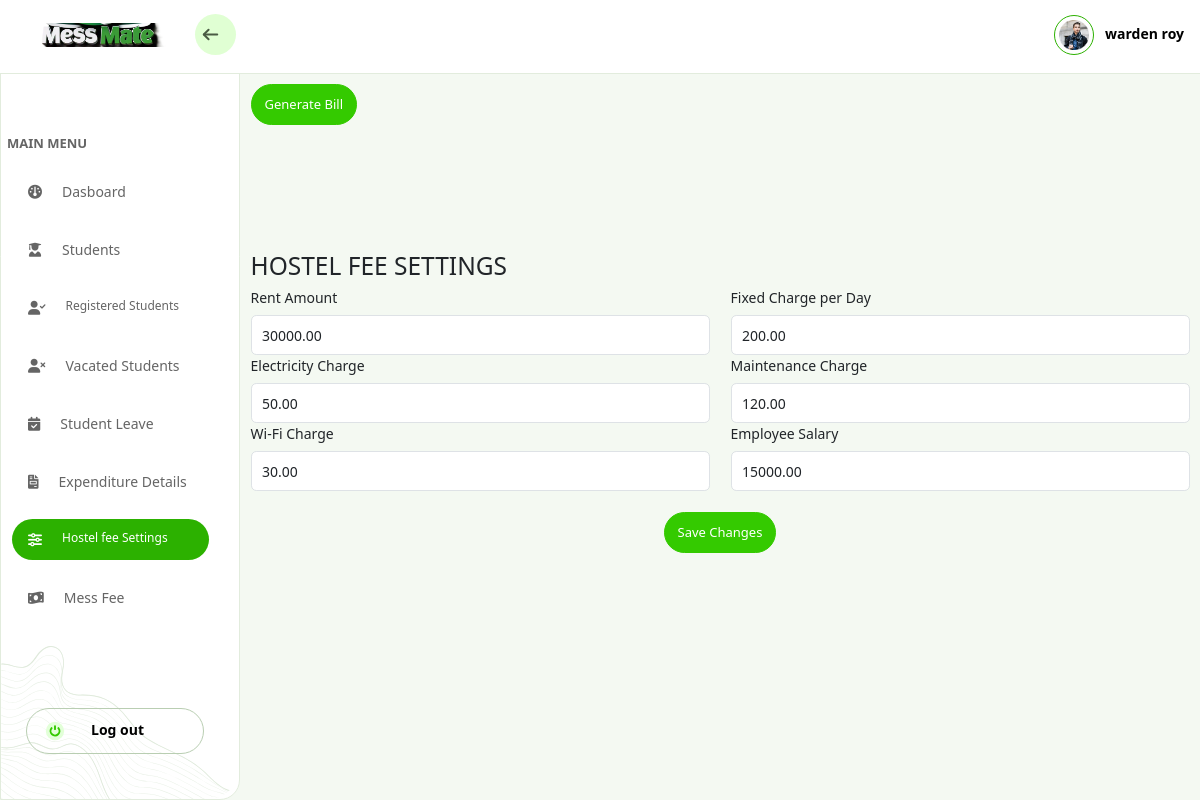
The page /hostel_bill_settings/ (signed in) on the database as committed earlier.
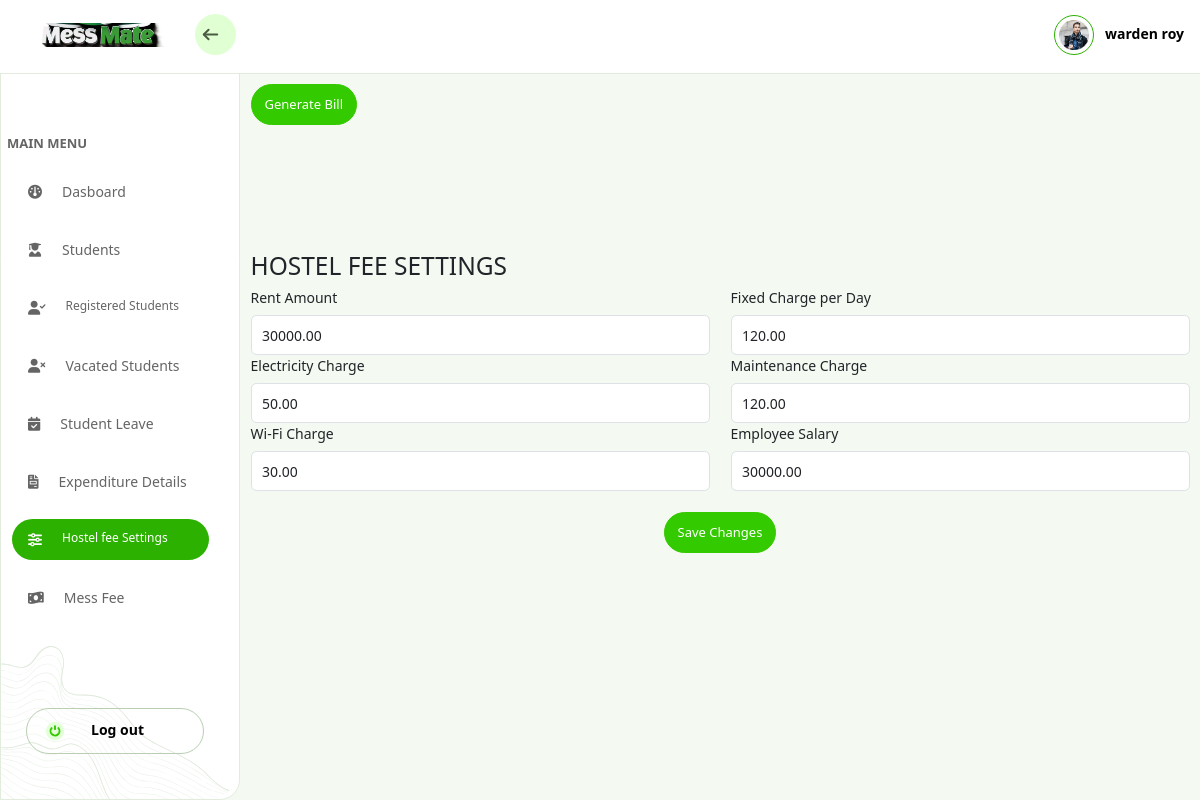
The same page on the database as committed later.
### mess_app/models.py (models this page shows, shortened)
class HostelBillSettings(models.Model):
    perDay_fixedCharge = models.DecimalField(max_digits=10, decimal_places=2)
    rent = models.DecimalField(max_digits=10, decimal_places=2)
    electricity = models.DecimalField(max_digits=10, decimal_places=2)
    broadband = models.DecimalField(max_digits=10, decimal_places=2)
    maintenance = models.DecimalField(max_digits=10, decimal_places=2)
    emp_salary = models.DecimalField(max_digits=10, decimal_places=2,default=0)
    class Meta:
        verbose_name = "Hostel Bill Settings"
        verbose_name_plural = "Hostel Bill Settings"

### mess_app/views.py (the view)
# urls.py: path('hostel_bill_settings/', views.hostel_bill_settings, name='hostel_bill_settings'),
@user_passes_test(is_admin)
def hostel_bill_settings(request):
    current_year = datetime.now().year
    year_range = list(range(current_year - 5, current_year + 1))
    settings = HostelBillSettings.objects.first()
    if request.method == 'POST':
        form = HostelBillSettingsForm(request.POST, instance=settings)
        if form.is_valid():
            form.save()  # Save the updated settings
            return redirect('hostel_bill_settings')  # Redirect to avoid form resubmission
    else:
        form = HostelBillSettingsForm(instance=settings)
    return render(request, 'bill_settings.html', {'form': form, 'settings': settings,'current_year': current_year , 'year_range': year_range, })

### mess_app/forms.py
class HostelBillSettingsForm(forms.ModelForm):
    class Meta:
        model = HostelBillSettings
        fields = ['perDay_fixedCharge', 'rent', 'electricity', 'broadband', 'maintenance','emp_salary']

### mess_app/context_processors.py (called while the page is built)
def admin_status(request):
    return {
        'profile': request.user,  # Adjust this logic if needed
    }

### mess_app/views.py (called while the page is built)
def is_admin(user):
    return user.is_staff

### templates/bill_settings.html (shortened to what this page needs)
{% extends "navbar.html" %}
{% load static %}
{% block table %}
<div class="container mt-5">
<div class='mt-5 pt-5'> <button  class="btn btn-primary" data-bs-toggle="modal" data-bs-target="#viewbill">Generate Bill</button></div>
    <form action="" method="POST" class='mt-5 pt-5'>
        <h3 class="mt-5">HOSTEL FEE SETTINGS</h3>
        <div class="row">
            <div class="col-md-6">
                <div class="form-group">
                    <label for="rent" class="form-label">Rent Amount</label>
                    <input type="number" class="form-control" id="rent" name="rent" value="{{ settings.rent }}" placeholder="Enter rent amount" required>
                </div>
            </div>
            <div class="col-md-6">
                <div class="form-group">
                    <label for="fixed_charge" class="form-label">Fixed Charge per Day</label>
                    <input type="number" class="form-control" id="fixed_charge" name="perDay_fixedCharge" value="{{ settings.perDay_fixedCharge }}" placeholder="Enter fixed charge per day" required>
                </div>
            </div>
        </div>
        <div class="row">
            <div class="col-md-6">
                <div class="form-group">
                    <label for="electricity" class="form-label">Electricity Charge</label>
                    <input type="number" class="form-control" id="electricity" name="electricity" value="{{ settings.electricity }}" placeholder="Enter electricity charge" required>
                </div>
            </div>
            <div class="col-md-6">
                <div class="form-group">
                    <label for="maintenance" class="form-label">Maintenance Charge</label>
                    <input type="number" class="form-control" id="maintenance" name="maintenance" value="{{ settings.maintenance }}" placeholder="Enter maintenance charge" required>
                </div>
            </div>
        </div>
        <div class="row">
            <div class="col-md-6">
                <div class="form-group">
                    <label for="wifi" class="form-label">Wi-Fi Charge</label>
                    <input type="number" class="form-control" id="wifi" name="broadband" value="{{ settings.broadband }}"  placeholder="Enter Wi-Fi charge" required>
                </div>
            </div>
            <div class="col-md-6">
                <div class="form-group">
                    <label for="emp_salary" class="form-label">Employee Salary</label>
                    <input type="number" class="form-control" id="emp_salary" name="emp_salary" value="{{ settings.emp_salary }}"  placeholder="Enter Employee salary" required>
                </div>
            </div>
        </div>
        <div class="form-group text-center mt-4">
            <button type="submit" class="btn btn-primary">Save Changes</button>
        </div>
    </form>
</div>
{% endblock %}

Rows that differ between the two databases and show on the page:
changed HostelBillSettings: perDay_fixedCharge "200.00" → "120.00"; emp_salary "15000.00" → "30000.00"
